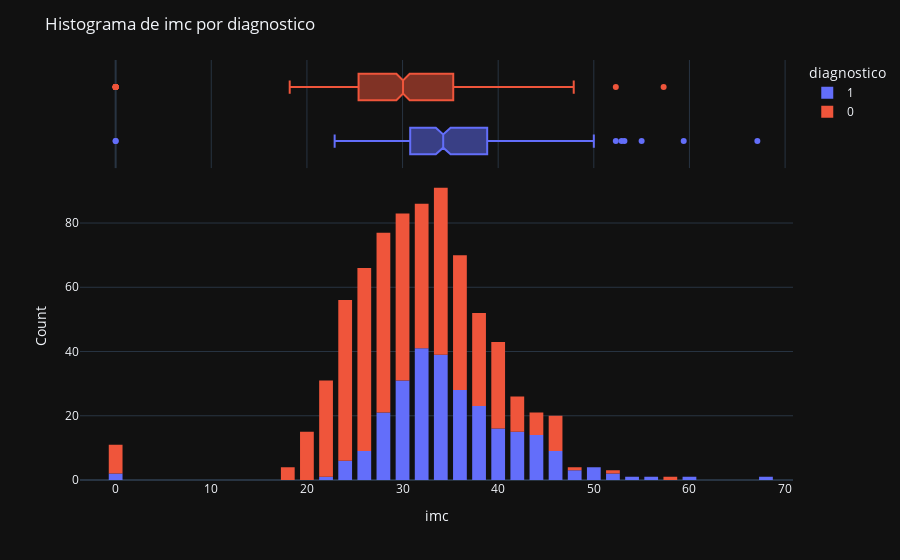

The notebook cell saved with this chart:
### Markdown cell above
##### 1.2.1.6 Feature IMC

### Code cell
print_feature_distribution(original_dataset, 'imc')

### Figure 1 — Plotly figure (JSON) as saved in the notebook; plotly's stock layout.template omitted (floating-point values rounded to 4 significant figures; data arrays with more than 128 entries replaced by an {"elided": "..."} marker saying what was removed)
{"data": [{"alignmentgroup": "True", "bingroup": "x", "hovertemplate": "diagnostico=1<br>imc=%{x}<br>count=%{y}<extra></extra>", "legendgroup": "1", "marker": {"color": "#636efa", "pattern": {"shape": ""}}, "name": "1", "offsetgroup": "1", "orientation": "v", "showlegend": true, "type": "histogram", "x": {"elided": "268 float values"}, "xaxis": "x", "yaxis": "y"}, {"alignmentgroup": "True", "hovertemplate": "diagnostico=1<br>imc=%{x}<extra></extra>", "legendgroup": "1", "marker": {"color": "#636efa"}, "name": "1", "notched": true, "offsetgroup": "1", "showlegend": false, "type": "box", "x": {"elided": "268 float values"}, "xaxis": "x2", "yaxis": "y2"}, {"alignmentgroup": "True", "bingroup": "x", "hovertemplate": "diagnostico=0<br>imc=%{x}<br>count=%{y}<extra></extra>", "legendgroup": "0", "marker": {"color": "#EF553B", "pattern": {"shape": ""}}, "name": "0", "offsetgroup": "0", "orientation": "v", "showlegend": true, "type": "histogram", "x": {"elided": "500 float values"}, "xaxis": "x", "yaxis": "y"}, {"alignmentgroup": "True", "hovertemplate": "diagnostico=0<br>imc=%{x}<extra></extra>", "legendgroup": "0", "marker": {"color": "#EF553B"}, "name": "0", "notched": true, "offsetgroup": "0", "showlegend": false, "type": "box", "x": {"elided": "500 float values"}, "xaxis": "x2", "yaxis": "y2"}], "layout": {"bargap": 0.2, "bargroupgap": 0.1, "barmode": "relative", "legend": {"title": {"text": "diagnostico"}, "tracegroupgap": 0}, "margin": {"t": 60}, "title": {"text": "Histograma de imc por diagnostico"}, "xaxis": {"anchor": "y", "domain": [0, 1], "title": {"text": "imc"}}, "xaxis2": {"anchor": "y2", "domain": [0, 1], "matches": "x", "showgrid": true, "showticklabels": false}, "yaxis": {"anchor": "x", "domain": [0, 0.7326], "title": {"text": "Count"}}, "yaxis2": {"anchor": "x2", "domain": [0.7426, 1], "matches": "y2", "showgrid": false, "showline": false, "showticklabels": false, "ticks": ""}}}
